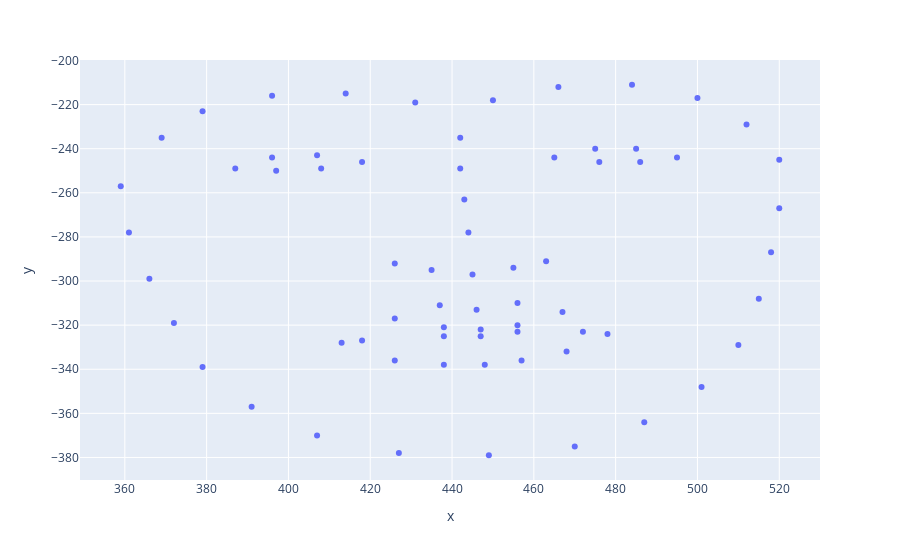

Write notebook code for a chart like this one.
### Code cell
px.scatter(x = landmarks[:, 0], y = -landmarks[:, 1])

### Figure 1 — Plotly figure (JSON) as saved in the notebook; plotly's stock layout.template omitted (floating-point values rounded to 4 significant figures)
{"data": [{"hovertemplate": "x=%{x}<br>y=%{y}<extra></extra>", "legendgroup": "", "marker": {"color": "#636efa", "symbol": "circle"}, "mode": "markers", "name": "", "orientation": "v", "showlegend": false, "type": "scatter", "x": [359, 361, 366, 372, 379, 391, 407, 427, 449, 470, 487, 501, 510, 515, 518, 520, 520, 369, 379, 396, 414, 431, 450, 466, 484, 500, 512, 442, 442, 443, 444, 426, 435, 445, 455, 463, 387, 396, 407, 418, 408, 397, 465, 475, 485, 495, 486, 476, 413, 426, 437, 446, 456, 467, 478, 468, 457, 448, 438, 426, 418, 438, 447, 456, 472, 456, 447, 438], "xaxis": "x", "y": [-257, -278, -299, -319, -339, -357, -370, -378, -379, -375, -364, -348, -329, -308, -287, -267, -245, -235, -223, -216, -215, -219, -218, -212, -211, -217, -229, -235, -249, -263, -278, -292, -295, -297, -294, -291, -249, -244, -243, -246, -249, -250, -244, -240, -240, -244, -246, -246, -328, -317, -311, -313, -310, -314, -324, -332, -336, -338, -338, -336, -327, -321, -322, -320, -323, -323, -325, -325], "yaxis": "y"}], "layout": {"legend": {"tracegroupgap": 0}, "margin": {"t": 60}, "xaxis": {"anchor": "y", "domain": [0, 1], "title": {"text": "x"}}, "yaxis": {"anchor": "x", "domain": [0, 1], "title": {"text": "y"}}}}
